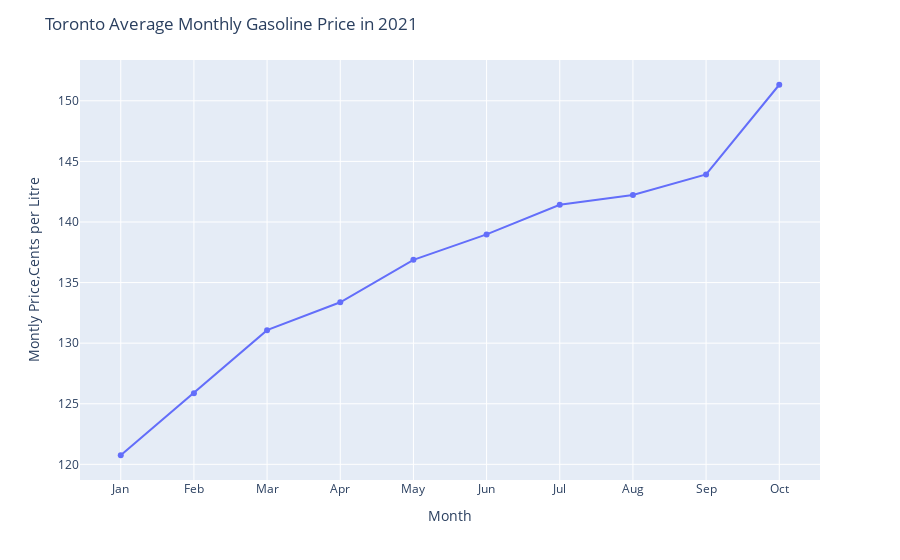

Source (notebook cell):
### Code cell
fig=px.line(group_month,
           x='Month',y='VALUE')
fig.update_traces(mode='markers+lines')
fig.update_layout(
    title='Toronto Average Monthly Gasoline Price in 2021',
    xaxis_title='Month',
    yaxis_title='Montly Price,Cents per Litre')
fig.show()

### Figure 1 — Plotly figure (JSON) as saved in the notebook; plotly's stock layout.template omitted (floating-point values rounded to 4 significant figures)
{"data": [{"hovertemplate": "Month=%{x}<br>VALUE=%{y}<extra></extra>", "legendgroup": "", "line": {"color": "#636efa", "dash": "solid"}, "marker": {"symbol": "circle"}, "mode": "markers+lines", "name": "", "orientation": "v", "showlegend": false, "type": "scatter", "x": ["Jan", "Feb", "Mar", "Apr", "May", "Jun", "Jul", "Aug", "Sep", "Oct"], "xaxis": "x", "y": [120.8, 125.9, 131.1, 133.4, 136.9, 139.0, 141.4, 142.2, 143.9, 151.3], "yaxis": "y"}], "layout": {"autosize": true, "legend": {"tracegroupgap": 0}, "margin": {"t": 60}, "title": {"text": "Toronto Average Monthly Gasoline Price in 2021"}, "xaxis": {"anchor": "y", "autorange": true, "domain": [0, 1], "range": [-0.5487, 9.549], "title": {"text": "Month"}, "type": "category"}, "yaxis": {"anchor": "x", "autorange": true, "domain": [0, 1], "range": [118.6, 153.5], "title": {"text": "Montly Price,Cents per Litre"}, "type": "linear"}}}
